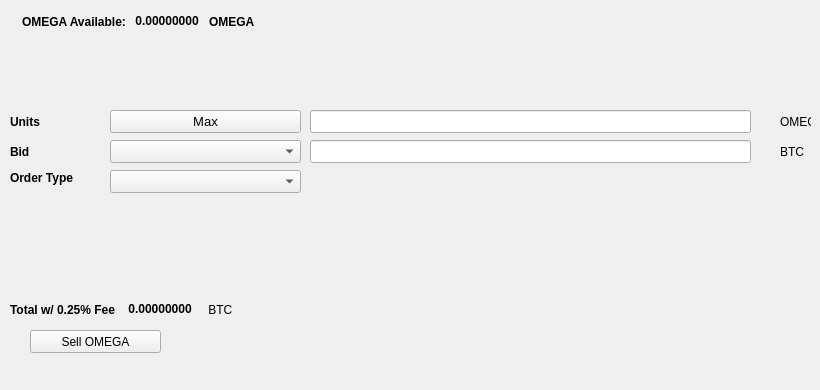
   <widget class="QWidget" name="SellTab">
    <attribute name="title">
     <string>Sell</string>
    </attribute>
    <widget class="QLabel" name="label_16">
     <property name="geometry">
      <rect>
       <x>780</x>
       <y>140</y>
       <width>31</width>
       <height>23</height>
      </rect>
     </property>
     <property name="text">
      <string>BTC</string>
     </property>
    </widget>
    <widget class="QComboBox" name="SellBidcomboBox">
     <property name="geometry">
      <rect>
       <x>110</x>
       <y>140</y>
       <width>191</width>
       <height>23</height>
      </rect>
     </property>
     <property name="font">
      <font>
       <pointsize>10</pointsize>
      </font>
     </property>
    </widget>
    <widget class="QLabel" name="label_18">
     <property name="geometry">
      <rect>
       <x>10</x>
       <y>110</y>
       <width>46</width>
       <height>23</height>
      </rect>
     </property>
     <property name="font">
      <font>
       <weight>75</weight>
       <bold>true</bold>
      </font>
     </property>
     <property name="text">
      <string>Units</string>
     </property>
    </widget>
    <widget class="QPushButton" name="Sell_Max_Amount">
     <property name="geometry">
      <rect>
       <x>110</x>
       <y>110</y>
       <width>191</width>
       <height>23</height>
      </rect>
     </property>
     <property name="font">
      <font>
       <pointsize>10</pointsize>
      </font>
     </property>
     <property name="text">
      <string>Max</string>
     </property>
    </widget>
    <widget class="QLabel" name="label_20">
     <property name="geometry">
      <rect>
       <x>10</x>
       <y>170</y>
       <width>91</width>
       <height>16</height>
      </rect>
     </property>
     <property name="font">
      <font>
       <weight>75</weight>
       <bold>true</bold>
      </font>
     </property>
     <property name="text">
      <string>Order Type</string>
     </property>
    </widget>
    <widget class="QComboBox" name="SellOrdertypeCombo">
     <property name="geometry">
      <rect>
       <x>110</x>
       <y>170</y>
       <width>191</width>
       <height>23</height>
      </rect>
     </property>
     <property name="font">
      <font>
       <pointsize>10</pointsize>
      </font>
     </property>
    </widget>
    <widget class="QLabel" name="label_21">
     <property name="geometry">
      <rect>
       <x>10</x>
       <y>140</y>
       <width>46</width>
       <height>23</height>
      </rect>
     </property>
     <property name="font">
      <font>
       <weight>75</weight>
       <bold>true</bold>
      </font>
     </property>
     <property name="text">
      <string>Bid</string>
     </property>
    </widget>
    <widget class="QLabel" name="label_22">
     <property name="geometry">
      <rect>
       <x>780</x>
       <y>110</y>
       <width>31</width>
       <height>23</height>
      </rect>
     </property>
     <property name="text">
      <string>OMEGA</string>
     </property>
    </widget>
    <widget class="QLineEdit" name="UnitsInputOMEGA">
     <property name="geometry">
      <rect>
       <x>310</x>
       <y>110</y>
       <width>441</width>
       <height>23</height>
      </rect>
     </property>
     <property name="font">
      <font>
       <pointsize>9</pointsize>
       <weight>75</weight>
       <bold>true</bold>
      </font>
     </property>
    </widget>
    <widget class="QLineEdit" name="SellBidPriceEdit">
     <property name="geometry">
      <rect>
       <x>310</x>
       <y>140</y>
       <width>441</width>
       <height>23</height>
      </rect>
     </property>
     <property name="font">
      <font>
       <pointsize>9</pointsize>
       <weight>75</weight>
       <bold>true</bold>
      </font>
     </property>
    </widget>
    <widget class="QPushButton" name="SellOMEGABTN">
     <property name="geometry">
      <rect>
       <x>30</x>
       <y>330</y>
       <width>131</width>
       <height>23</height>
      </rect>
     </property>
     <property name="text">
      <string>Sell OMEGA</string>
     </property>
     <property name="icon">
      <iconset resource="../omega">
       <normaloff>:/icons/bitcoin</normaloff>:/icons/bitcoin</iconset>
     </property>
    </widget>
    <widget class="QWidget" name="layoutWidget3">
     <property name="geometry">
      <rect>
       <x>22</x>
       <y>12</y>
       <width>258</width>
       <height>19</height>
      </rect>
     </property>
     <layout class="QHBoxLayout" name="horizontalLayout">
      <item>
       <widget class="QLabel" name="label232_2">
        <property name="font">
         <font>
          <weight>75</weight>
          <bold>true</bold>
         </font>
        </property>
        <property name="text">
         <string>OMEGA Available:</string>
        </property>
       </widget>
      </item>
      <item>
       <widget class="QLabel" name="OMEGAAvailableLabel">
        <property name="palette">
         <palette>
          <active>
           <colorrole role="WindowText">
            <brush brushstyle="SolidPattern">
             <color alpha="255">
              <red>0</red>
              <green>0</green>
              <blue>0</blue>
             </color>
            </brush>
           </colorrole>
           <colorrole role="Button">
            <brush brushstyle="SolidPattern">
             <color alpha="255">
              <red>0</red>
              <green>170</green>
              <blue>0</blue>
             </color>
            </brush>
           </colorrole>
           <colorrole role="Light">
            <brush brushstyle="SolidPattern">
             <color alpha="255">
              <red>0</red>
              <green>255</green>
              <blue>0</blue>
             </color>
            </brush>
           </colorrole>
           <colorrole role="Midlight">
            <brush brushstyle="SolidPattern">
             <color alpha="255">
              <red>0</red>
              <green>212</green>
              <blue>0</blue>
             </color>
            </brush>
           </colorrole>
           <colorrole role="Dark">
            <brush brushstyle="SolidPattern">
             <color alpha="255">
              <red>0</red>
              <green>85</green>
              <blue>0</blue>
             </color>
            </brush>
           </colorrole>
           <colorrole role="Mid">
            <brush brushstyle="SolidPattern">
             <color alpha="255">
              <red>0</red>
              <green>113</green>
              <blue>0</blue>
             </color>
            </brush>
           </colorrole>
           <colorrole role="Text">
            <brush brushstyle="SolidPattern">
             <color alpha="255">
              <red>0</red>
              <green>170</green>
              <blue>0</blue>
             </color>
            </brush>
           </colorrole>
           <colorrole role="BrightText">
            <brush brushstyle="SolidPattern">
             <color alpha="255">
              <red>255</red>
              <green>255</green>
              <blue>255</blue>
             </color>
            </brush>
           </colorrole>
           <colorrole role="ButtonText">
            <brush brushstyle="SolidPattern">
             <color alpha="255">
              <red>0</red>
              <green>0</green>
              <blue>0</blue>
             </color>
            </brush>
           </colorrole>
           <colorrole role="Base">
            <brush brushstyle="SolidPattern">
             <color alpha="255">
              <red>255</red>
              <green>255</green>
              <blue>255</blue>
             </color>
            </brush>
           </colorrole>
           <colorrole role="Window">
            <brush brushstyle="SolidPattern">
             <color alpha="255">
              <red>0</red>
              <green>170</green>
              <blue>0</blue>
             </color>
            </brush>
           </colorrole>
           <colorrole role="Shadow">
            <brush brushstyle="SolidPattern">
             <color alpha="255">
              <red>0</red>
              <green>0</green>
              <blue>0</blue>
             </color>
            </brush>
           </colorrole>
           <colorrole role="AlternateBase">
            <brush brushstyle="SolidPattern">
             <color alpha="255">
              <red>127</red>
              <green>212</green>
              <blue>127</blue>
             </color>
            </brush>
           </colorrole>
           <colorrole role="ToolTipBase">
            <brush brushstyle="SolidPattern">
             <color alpha="255">
              <red>255</red>
              <green>255</green>
              <blue>220</blue>
             </color>
            </brush>
           </colorrole>
           <colorrole role="ToolTipText">
            <brush brushstyle="SolidPattern">
             <color alpha="255">
              <red>0</red>
              <green>0</green>
              <blue>0</blue>
             </color>
            </brush>
           </colorrole>
          </active>
          <inactive>
           <colorrole role="WindowText">
            <brush brushstyle="SolidPattern">
             <color alpha="255">
              <red>0</red>
              <green>0</green>
              <blue>0</blue>
             </color>
            </brush>
           </colorrole>
           <colorrole role="Button">
            <brush brushstyle="SolidPattern">
             <color alpha="255">
              <red>0</red>
              <green>170</green>
              <blue>0</blue>
             </color>
            </brush>
           </colorrole>
           <colorrole role="Light">
            <brush brushstyle="SolidPattern">
             <color alpha="255">
              <red>0</red>
              <green>255</green>
              <blue>0</blue>
             </color>
            </brush>
           </colorrole>
           <colorrole role="Midlight">
            <brush brushstyle="SolidPattern">
             <color alpha="255">
              <red>0</red>
              <green>212</green>
              <blue>0</blue>
             </color>
            </brush>
           </colorrole>
           <colorrole role="Dark">
            <brush brushstyle="SolidPattern">
             <color alpha="255">
              <red>0</red>
              <green>85</green>
              <blue>0</blue>
             </color>
            </brush>
           </colorrole>
           <colorrole role="Mid">
            <brush brushstyle="SolidPattern">
             <color alpha="255">
              <red>0</red>
              <green>113</green>
              <blue>0</blue>
             </color>
            </brush>
           </colorrole>
           <colorrole role="Text">
            <brush brushstyle="SolidPattern">
             <color alpha="255">
              <red>0</red>
              <green>170</green>
              <blue>0</blue>
             </color>
            </brush>
           </colorrole>
           <colorrole role="BrightText">
            <brush brushstyle="SolidPattern">
             <color alpha="255">
              <red>255</red>
              <green>255</green>
              <blue>255</blue>
             </color>
            </brush>
           </colorrole>
           <colorrole role="ButtonText">
            <brush brushstyle="SolidPattern">
             <color alpha="255">
              <red>0</red>
              <green>0</green>
              <blue>0</blue>
             </color>
            </brush>
           </colorrole>
           <colorrole role="Base">
            <brush brushstyle="SolidPattern">
             <color alpha="255">
              <red>255</red>
              <green>255</green>
              <blue>255</blue>
             </color>
            </brush>
           </colorrole>
           <colorrole role="Window">
            <brush brushstyle="SolidPattern">
             <color alpha="255">
              <red>0</red>
              <green>170</green>
              <blue>0</blue>
             </color>
            </brush>
           </colorrole>
           <colorrole role="Shadow">
            <brush brushstyle="SolidPattern">
             <color alpha="255">
              <red>0</red>
              <green>0</green>
              <blue>0</blue>
             </color>
            </brush>
           </colorrole>
           <colorrole role="AlternateBase">
            <brush brushstyle="SolidPattern">
             <color alpha="255">
              <red>127</red>
              <green>212</green>
              <blue>127</blue>
             </color>
            </brush>
           </colorrole>
           <colorrole role="ToolTipBase">
            <brush brushstyle="SolidPattern">
             <color alpha="255">
              <red>255</red>
              <green>255</green>
              <blue>220</blue>
             </color>
            </brush>
           </colorrole>
           <colorrole role="ToolTipText">
            <brush brushstyle="SolidPattern">
             <color alpha="255">
              <red>0</red>
              <green>0</green>
              <blue>0</blue>
             </color>
            </brush>
           </colorrole>
          </inactive>
          <disabled>
           <colorrole role="WindowText">
            <brush brushstyle="SolidPattern">
             <color alpha="255">
              <red>0</red>
              <green>85</green>
              <blue>0</blue>
             </color>
            </brush>
           </colorrole>
           <colorrole role="Button">
            <brush brushstyle="SolidPattern">
             <color alpha="255">
              <red>0</red>
              <green>170</green>
              <blue>0</blue>
             </color>
            </brush>
           </colorrole>
           <colorrole role="Light">
            <brush brushstyle="SolidPattern">
             <color alpha="255">
              <red>0</red>
              <green>255</green>
              <blue>0</blue>
             </color>
            </brush>
           </colorrole>
           <colorrole role="Midlight">
            <brush brushstyle="SolidPattern">
             <color alpha="255">
              <red>0</red>
              <green>212</green>
              <blue>0</blue>
             </color>
            </brush>
           </colorrole>
           <colorrole role="Dark">
            <brush brushstyle="SolidPattern">
             <color alpha="255">
              <red>0</red>
              <green>85</green>
              <blue>0</blue>
             </color>
            </brush>
           </colorrole>
           <colorrole role="Mid">
            <brush brushstyle="SolidPattern">
             <color alpha="255">
              <red>0</red>
              <green>113</green>
              <blue>0</blue>
             </color>
            </brush>
           </colorrole>
           <colorrole role="Text">
            <brush brushstyle="SolidPattern">
             <color alpha="255">
              <red>0</red>
              <green>85</green>
              <blue>0</blue>
             </color>
            </brush>
           </colorrole>
           <colorrole role="BrightText">
            <brush brushstyle="SolidPattern">
             <color alpha="255">
              <red>255</red>
              <green>255</green>
              <blue>255</blue>
             </color>
            </brush>
           </colorrole>
           <colorrole role="ButtonText">
            <brush brushstyle="SolidPattern">
             <color alpha="255">
              <red>0</red>
              <green>85</green>
              <blue>0</blue>
             </color>
            </brush>
           </colorrole>
           <colorrole role="Base">
            <brush brushstyle="SolidPattern">
             <color alpha="255">
              <red>0</red>
              <green>170</green>
              <blue>0</blue>
             </color>
            </brush>
           </colorrole>
           <colorrole role="Window">
            <brush brushstyle="SolidPattern">
             <color alpha="255">
              <red>0</red>
              <green>170</green>
              <blue>0</blue>
             </color>
            </brush>
           </colorrole>
           <colorrole role="Shadow">
            <brush brushstyle="SolidPattern">
             <color alpha="255">
              <red>0</red>
              <green>0</green>
              <blue>0</blue>
             </color>
            </brush>
           </colorrole>
           <colorrole role="AlternateBase">
            <brush brushstyle="SolidPattern">
             <color alpha="255">
              <red>0</red>
              <green>170</green>
              <blue>0</blue>
             </color>
            </brush>
           </colorrole>
           <colorrole role="ToolTipBase">
            <brush brushstyle="SolidPattern">
             <color alpha="255">
              <red>255</red>
              <green>255</green>
              <blue>220</blue>
             </color>
            </brush>
           </colorrole>
           <colorrole role="ToolTipText">
            <brush brushstyle="SolidPattern">
             <color alpha="255">
              <red>0</red>
              <green>0</green>
              <blue>0</blue>
             </color>
            </brush>
           </colorrole>
          </disabled>
         </palette>
        </property>
        <property name="font">
         <font>
          <weight>75</weight>
          <bold>true</bold>
         </font>
        </property>
        <property name="text">
         <string> 0.00000000 </string>
        </property>
        <property name="textInteractionFlags">
         <set>Qt::LinksAccessibleByMouse|Qt::TextSelectableByKeyboard|Qt::TextSelectableByMouse</set>
        </property>
       </widget>
      </item>
      <item>
       <widget class="QLabel" name="labelOMEGA">
        <property name="font">
         <font>
          <weight>75</weight>
          <bold>true</bold>
         </font>
        </property>
        <property name="text">
         <string>OMEGA</string>
        </property>
       </widget>
      </item>
     </layout>
    </widget>
    <widget class="QWidget" name="layoutWidget">
     <property name="geometry">
      <rect>
       <x>10</x>
       <y>300</y>
       <width>268</width>
       <height>19</height>
      </rect>
     </property>
     <layout class="QHBoxLayout" name="horizontalLayout_2">
      <item>
       <widget class="QLabel" name="label_19">
        <property name="font">
         <font>
          <weight>75</weight>
          <bold>true</bold>
         </font>
        </property>
        <property name="text">
         <string>Total w/ 0.25% Fee </string>
        </property>
       </widget>
      </item>
      <item>
       <widget class="QLabel" name="SellCostLabel">
        <property name="palette">
         <palette>
          <active>
           <colorrole role="WindowText">
            <brush brushstyle="SolidPattern">
             <color alpha="255">
              <red>0</red>
              <green>0</green>
              <blue>0</blue>
             </color>
            </brush>
           </colorrole>
           <colorrole role="Button">
            <brush brushstyle="SolidPattern">
             <color alpha="255">
              <red>0</red>
              <green>170</green>
              <blue>0</blue>
             </color>
            </brush>
           </colorrole>
           <colorrole role="Light">
            <brush brushstyle="SolidPattern">
             <color alpha="255">
              <red>0</red>
              <green>255</green>
              <blue>0</blue>
             </color>
            </brush>
           </colorrole>
           <colorrole role="Midlight">
            <brush brushstyle="SolidPattern">
             <color alpha="255">
              <red>0</red>
              <green>212</green>
              <blue>0</blue>
             </color>
            </brush>
           </colorrole>
           <colorrole role="Dark">
            <brush brushstyle="SolidPattern">
             <color alpha="255">
              <red>0</red>
              <green>85</green>
              <blue>0</blue>
             </color>
            </brush>
           </colorrole>
           <colorrole role="Mid">
            <brush brushstyle="SolidPattern">
             <color alpha="255">
              <red>0</red>
              <green>113</green>
              <blue>0</blue>
             </color>
            </brush>
           </colorrole>
           <colorrole role="Text">
            <brush brushstyle="SolidPattern">
             <color alpha="255">
              <red>0</red>
              <green>170</green>
              <blue>0</blue>
             </color>
            </brush>
           </colorrole>
           <colorrole role="BrightText">
            <brush brushstyle="SolidPattern">
             <color alpha="255">
              <red>255</red>
              <green>255</green>
              <blue>255</blue>
             </color>
            </brush>
           </colorrole>
           <colorrole role="ButtonText">
            <brush brushstyle="SolidPattern">
             <color alpha="255">
              <red>0</red>
              <green>0</green>
              <blue>0</blue>
             </color>
            </brush>
           </colorrole>
           <colorrole role="Base">
            <brush brushstyle="SolidPattern">
             <color alpha="255">
              <red>255</red>
              <green>255</green>
              <blue>255</blue>
             </color>
            </brush>
           </colorrole>
           <colorrole role="Window">
            <brush brushstyle="SolidPattern">
             <color alpha="255">
              <red>0</red>
              <green>170</green>
              <blue>0</blue>
             </color>
            </brush>
           </colorrole>
           <colorrole role="Shadow">
            <brush brushstyle="SolidPattern">
             <color alpha="255">
              <red>0</red>
              <green>0</green>
              <blue>0</blue>
             </color>
            </brush>
           </colorrole>
           <colorrole role="AlternateBase">
            <brush brushstyle="SolidPattern">
             <color alpha="255">
              <red>127</red>
              <green>212</green>
              <blue>127</blue>
             </color>
            </brush>
           </colorrole>
           <colorrole role="ToolTipBase">
            <brush brushstyle="SolidPattern">
             <color alpha="255">
              <red>255</red>
              <green>255</green>
              <blue>220</blue>
             </color>
            </brush>
           </colorrole>
           <colorrole role="ToolTipText">
            <brush brushstyle="SolidPattern">
             <color alpha="255">
              <red>0</red>
              <green>0</green>
              <blue>0</blue>
             </color>
            </brush>
           </colorrole>
          </active>
          <inactive>
           <colorrole role="WindowText">
            <brush brushstyle="SolidPattern">
             <color alpha="255">
              <red>0</red>
              <green>0</green>
              <blue>0</blue>
             </color>
            </brush>
           </colorrole>
           <colorrole role="Button">
            <brush brushstyle="SolidPattern">
             <color alpha="255">
              <red>0</red>
              <green>170</green>
              <blue>0</blue>
             </color>
            </brush>
           </colorrole>
           <colorrole role="Light">
            <brush brushstyle="SolidPattern">
             <color alpha="255">
              <red>0</red>
              <green>255</green>
              <blue>0</blue>
             </color>
            </brush>
           </colorrole>
           <colorrole role="Midlight">
            <brush brushstyle="SolidPattern">
             <color alpha="255">
              <red>0</red>
              <green>212</green>
              <blue>0</blue>
             </color>
            </brush>
           </colorrole>
           <colorrole role="Dark">
            <brush brushstyle="SolidPattern">
             <color alpha="255">
              <red>0</red>
              <green>85</green>
              <blue>0</blue>
             </color>
            </brush>
           </colorrole>
           <colorrole role="Mid">
            <brush brushstyle="SolidPattern">
             <color alpha="255">
              <red>0</red>
              <green>113</green>
              <blue>0</blue>
             </color>
            </brush>
           </colorrole>
           <colorrole role="Text">
            <brush brushstyle="SolidPattern">
             <color alpha="255">
              <red>0</red>
              <green>170</green>
              <blue>0</blue>
             </color>
            </brush>
           </colorrole>
           <colorrole role="BrightText">
            <brush brushstyle="SolidPattern">
             <color alpha="255">
              <red>255</red>
              <green>255</green>
              <blue>255</blue>
             </color>
            </brush>
           </colorrole>
           <colorrole role="ButtonText">
            <brush brushstyle="SolidPattern">
             <color alpha="255">
              <red>0</red>
              <green>0</green>
              <blue>0</blue>
             </color>
            </brush>
           </colorrole>
           <colorrole role="Base">
            <brush brushstyle="SolidPattern">
             <color alpha="255">
              <red>255</red>
              <green>255</green>
              <blue>255</blue>
             </color>
            </brush>
           </colorrole>
           <colorrole role="Window">
            <brush brushstyle="SolidPattern">
             <color alpha="255">
              <red>0</red>
              <green>170</green>
              <blue>0</blue>
             </color>
            </brush>
           </colorrole>
           <colorrole role="Shadow">
            <brush brushstyle="SolidPattern">
             <color alpha="255">
              <red>0</red>
              <green>0</green>
              <blue>0</blue>
             </color>
            </brush>
           </colorrole>
           <colorrole role="AlternateBase">
            <brush brushstyle="SolidPattern">
             <color alpha="255">
              <red>127</red>
              <green>212</green>
              <blue>127</blue>
             </color>
            </brush>
           </colorrole>
           <colorrole role="ToolTipBase">
            <brush brushstyle="SolidPattern">
             <color alpha="255">
              <red>255</red>
              <green>255</green>
              <blue>220</blue>
             </color>
            </brush>
           </colorrole>
           <colorrole role="ToolTipText">
            <brush brushstyle="SolidPattern">
             <color alpha="255">
              <red>0</red>
              <green>0</green>
              <blue>0</blue>
             </color>
            </brush>
           </colorrole>
          </inactive>
          <disabled>
           <colorrole role="WindowText">
            <brush brushstyle="SolidPattern">
             <color alpha="255">
              <red>0</red>
              <green>85</green>
              <blue>0</blue>
             </color>
            </brush>
           </colorrole>
           <colorrole role="Button">
            <brush brushstyle="SolidPattern">
             <color alpha="255">
              <red>0</red>
              <green>170</green>
              <blue>0</blue>
             </color>
            </brush>
           </colorrole>
           <colorrole role="Light">
            <brush brushstyle="SolidPattern">
             <color alpha="255">
              <red>0</red>
              <green>255</green>
              <blue>0</blue>
             </color>
            </brush>
           </colorrole>
           <colorrole role="Midlight">
            <brush brushstyle="SolidPattern">
             <color alpha="255">
              <red>0</red>
              <green>212</green>
              <blue>0</blue>
             </color>
            </brush>
           </colorrole>
           <colorrole role="Dark">
            <brush brushstyle="SolidPattern">
             <color alpha="255">
              <red>0</red>
              <green>85</green>
              <blue>0</blue>
             </color>
            </brush>
           </colorrole>
           <colorrole role="Mid">
            <brush brushstyle="SolidPattern">
             <color alpha="255">
              <red>0</red>
              <green>113</green>
              <blue>0</blue>
             </color>
            </brush>
           </colorrole>
           <colorrole role="Text">
            <brush brushstyle="SolidPattern">
             <color alpha="255">
              <red>0</red>
              <green>85</green>
              <blue>0</blue>
             </color>
            </brush>
           </colorrole>
           <colorrole role="BrightText">
            <brush brushstyle="SolidPattern">
             <color alpha="255">
              <red>255</red>
              <green>255</green>
              <blue>255</blue>
             </color>
            </brush>
           </colorrole>
           <colorrole role="ButtonText">
            <brush brushstyle="SolidPattern">
             <color alpha="255">
              <red>0</red>
              <green>85</green>
              <blue>0</blue>
             </color>
            </brush>
           </colorrole>
           <colorrole role="Base">
            <brush brushstyle="SolidPattern">
             <color alpha="255">
              <red>0</red>
              <green>170</green>
              <blue>0</blue>
             </color>
            </brush>
           </colorrole>
           <colorrole role="Window">
            <brush brushstyle="SolidPattern">
             <color alpha="255">
              <red>0</red>
              <green>170</green>
              <blue>0</blue>
             </color>
            </brush>
           </colorrole>
           <colorrole role="Shadow">
            <brush brushstyle="SolidPattern">
             <color alpha="255">
              <red>0</red>
              <green>0</green>
              <blue>0</blue>
             </color>
            </brush>
           </colorrole>
           <colorrole role="AlternateBase">
            <brush brushstyle="SolidPattern">
             <color alpha="255">
              <red>0</red>
              <green>170</green>
              <blue>0</blue>
             </color>
            </brush>
           </colorrole>
           <colorrole role="ToolTipBase">
            <brush brushstyle="SolidPattern">
             <color alpha="255">
              <red>255</red>
              <green>255</green>
              <blue>220</blue>
             </color>
            </brush>
           </colorrole>
           <colorrole role="ToolTipText">
            <brush brushstyle="SolidPattern">
             <color alpha="255">
              <red>0</red>
              <green>0</green>
              <blue>0</blue>
             </color>
            </brush>
           </colorrole>
          </disabled>
         </palette>
        </property>
        <property name="font">
         <font>
          <weight>75</weight>
          <bold>true</bold>
         </font>
        </property>
        <property name="autoFillBackground">
         <bool>false</bool>
        </property>
        <property name="text">
         <string> 0.00000000</string>
        </property>
        <property name="textInteractionFlags">
         <set>Qt::LinksAccessibleByMouse|Qt::TextSelectableByMouse</set>
        </property>
       </widget>
      </item>
      <item>
       <widget class="QLabel" name="label_17">
        <property name="font">
         <font>
          <weight>50</weight>
          <bold>false</bold>
         </font>
        </property>
        <property name="text">
         <string> BTC</string>
        </property>
       </widget>
      </item>
     </layout>
    </widget>
    <widget class="QLabel" name="label_23">
     <property name="geometry">
      <rect>
       <x>460</x>
       <y>300</y>
       <width>281</width>
       <height>81</height>
      </rect>
     </property>
     <property name="text">
      <string/>
     </property>
     <property name="pixmap">
      <pixmap>:/images/bittrex</pixmap>
     </property>
    </widget>
   </widget>
